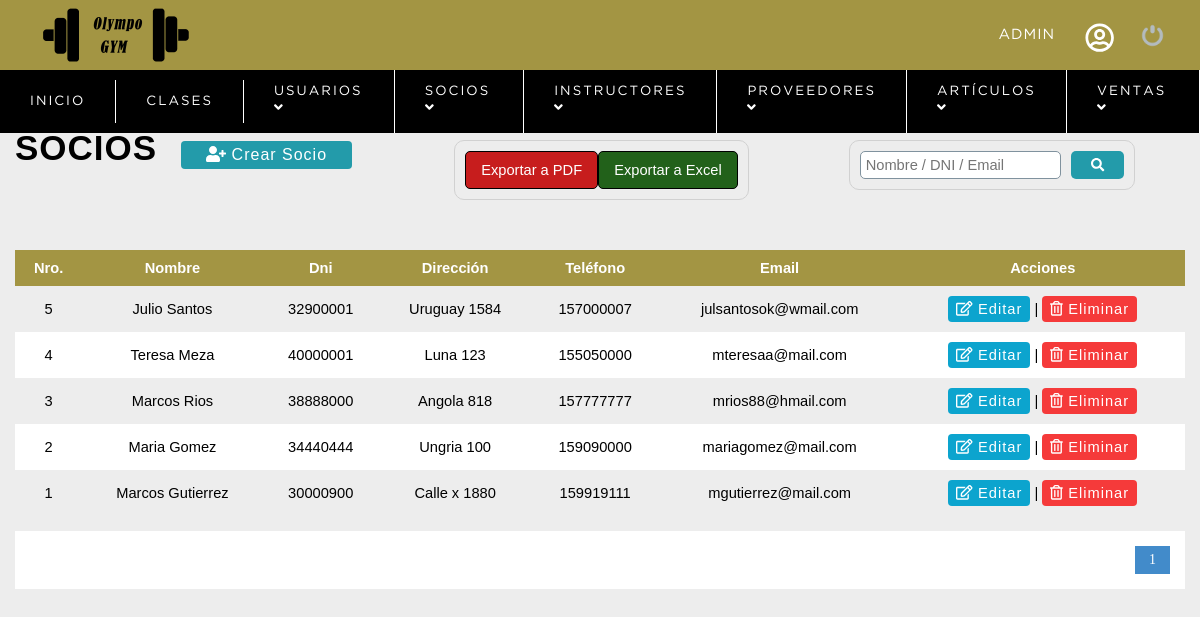
Screenshot of /sistema/lista_socio.php (signed in) with the database file from the repository.
### tables this page shows
CREATE TABLE `socios` (
  `Id_Socio` int(11) NOT NULL,
  `Nombre` varchar(50) NOT NULL,
  `Dni` int(11) NOT NULL,
  `Direccion` varchar(50) NOT NULL,
  `Telefono` int(11) NOT NULL,
  `Email` varchar(50) NOT NULL
);

### sistema/lista_socio.php (the view, shortened to what this page needs)
<?php
    include "../conexion.php";
?>
<!DOCTYPE html>
<html lang="en">
<head>
	<?php include "includes/scripts.php"; ?>
</head>
<body>
    <?php include "includes/header.php"; ?>
	<section id="container">
		<h1>SOCIOS</h1>
        <a href="registro_socio.php" class="btn_new"><i class="fas fa-user-plus"></i> Crear Socio</a>
        <form action="buscar_socio.php" mathod="get" class="form_search">
            <input type="text" name="busqueda" id="busqueda" placeholder="Nombre / DNI / Email">
            <button type="submit" class="btn_search"><i class="fas fa-search"></i></button>
        </form>
        <form action="imprimir_socio.php" method="get" class="form_search" target="_blank">
            <input type="submit" name="nPdf" id="idPdf" value="Exportar a PDF">
            <input type="submit" name="nExcel" id="idExcel" value="Exportar a Excel">
        </form>
        <table>
            <tr>
                <th>Nro.</th>
                <th>Nombre</th>
                <th>Dni</th>
                <th>Dirección</th>
                <th>Teléfono</th>
                <th>Email</th>
                <th>Acciones</th>
            </tr>
            <?php
                $sql_registe = mysqli_query($conexionDB,"SELECT COUNT(*) AS total_registro FROM socios");
                $result_register = mysqli_fetch_array($sql_registe);
                $total_registro = $result_register['total_registro'];
                $por_pagina = 10;
                if(empty($_GET['pagina'])){
                    $pagina = 1;
                } else {
                    $pagina = $_GET['pagina'];
                }
                $desde = ($pagina-1) * $por_pagina;
                $total_paginas = ceil($total_registro / $por_pagina);
                $query = mysqli_query($conexionDB,"SELECT * FROM socios
                                                    ORDER BY Id_Socio DESC LIMIT $desde,$por_pagina");
                $result = mysqli_num_rows($query);
                if($result > 0){
                    while ($data = mysqli_fetch_array($query)){
                    ?>
                        <tr>
                            <td><?php echo $data["Id_Socio"]; ?></td>
                            <td><?php echo $data["Nombre"]; ?></td>
                            <td><?php echo $data["Dni"]; ?></td>
                            <td><?php echo $data["Direccion"]; ?></td>
                            <td><?php echo $data["Telefono"]; ?></td>
                            <td><?php echo $data["Email"]; ?></td>
                            <td>
                                <a class="link_edit" href="editar_socio.php?id=<?php echo $data["Id_Socio"]; ?>"><i class="far fa-edit"></i> Editar</a>
                                |
                                <a class="link_delete" href="eliminar_socio.php?id=<?php echo $data["Id_Socio"]; ?>"><i class="far fa-trash-alt"></i> Eliminar</a>
                            </td>
                        </tr>
            <?php
                    }
                }
            ?>
        </table>
        <div class="paginador">
            <ul>
            <?php
                for($i=1; $i <= $total_paginas; $i++){
                    if($i == $pagina){
                        echo '<li class="pageSelected">'.$i.'</li>';
                    } else {
                        echo '<li><a href="?pagina='.$i.'">'.$i.'</a></li>';
                    }
                }
            ?>
            </ul>
        </div>
	</section>
</body>
</html>

### sistema/css/style.css (style rules this page uses)
* { margin: 0; padding: 0; box-sizing: border-box; }
body { background: #ededed; }
h1, h2, h3, h4, h5, h6 { font-family: 'arial'; font-weight: bold; letter-spacing: 1px; }
h1 { font-size: 26px; }
a { text-decoration: none; font-family: arial; letter-spacing: 1px; }
#container { padding: 90px 15px 15px; }
form { background: #fff; margin: auto; padding: 20px 50px; border: 1px solid #d1d1d1; }
input, select { display: block; width: 100%; font-size: 11pt; padding: 5px; border: 1px solid #80929e; border-radius: 5px; }
#container h1 { font-size: 35px; display: inline-block; margin: 38px auto 5px auto; }
.btn_new { display: inline-block; background: #239baa; color: #fff; padding: 5px 25px; border-radius: 4px; margin: 20px; }
table { border-collapse: collapse; font-size: 11pt; font-family: 'arial'; width: 100%; }
table th { text-align: center; padding: 10px; background: #a39543; color: #fff; }
table tr:nth-child(odd) { background: #fff; }
table td { padding: 10px; }
table tr { text-align: center; }
.link_edit { display: inline-block; background: #0ca4ce; color: #fff; padding: 5px 8px; border-radius: 4px; }
.link_delete { display: inline-block; background: #f53a3a; color: #fff; padding: 5px 8px; border-radius: 4px; }
#idPdf { color: #fff; background: #c71d1d; padding: 10px 15px; border: 1px solid #000000; border-radius: 5px; }
#idExcel { color: #fff; background: #22611a; padding: 10px 15px; border: 1px solid #000000; border-radius: 5px; }
.paginador ul { padding: 15px; list-style: none; background: #FFF; margin-top: 15px; display: -webkit-flex; display: -moz-flex; display: -ms-flex; display: -o-flex; display: flex; justify-content: flex-end; }
.paginador a, .pageSelected { color: #428bca; border: 1px solid #ddd; padding: 5px; display: inline-block; font-size: 14px; text-align: center; width: 35px; }
.pageSelected { color: #FFF; background: #428bca; border: 1px solid #428bca; }
.form_search { display: -webkit-flex; display: -moz-flex; display: -ms-flex; display: -o-flex; display: flex; float: right; background: initial; padding: 10px; border-radius: 10px; margin: 50px; }
.form_search .btn_search { float: right; background: #239baa; color: #fff; padding: 0 20px; border: 0; cursor: pointer; margin-left: 10px; border-radius: 5px; }

### rows the page displays
socios: Id_Socio "5", Nombre "Julio Santos", Dni "32900001", Direccion "Uruguay 1584", Telefono "157000007", Email "julsantosok@wmail.com"
socios: Id_Socio "4", Nombre "Teresa Meza", Dni "40000001", Direccion "Luna 123", Telefono "155050000", Email "mteresaa@mail.com"
socios: Id_Socio "3", Nombre "Marcos Rios", Dni "38888000", Direccion "Angola 818", Telefono "157777777", Email "mrios88@hmail.com"
socios: Id_Socio "2", Nombre "Maria Gomez", Dni "34440444", Direccion "Ungria 100", Telefono "159090000", Email "mariagomez@mail.com"
socios: Id_Socio "1", Nombre "Marcos Gutierrez", Dni "30000900", Direccion "Calle x 1880", Telefono "159919111", Email "mgutierrez@mail.com"

### other values shown
$_SESSION['user'] "ADMIN"
